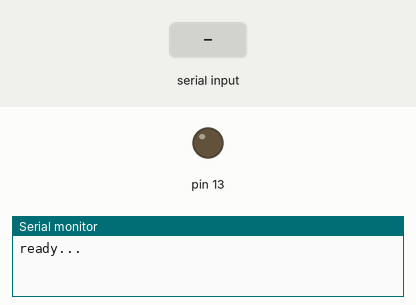
Recording of a sketch running on a simulated Arduino Uno, built with avr-gcc and run on an emulated ATmega328P. Parts: output pins drawn as LEDs (lit = HIGH), the last lines printed to the serial monitor. Inputs (shaded band) come from the test bench.

Above: at 2.2 s.
2.3 s: "a" received over the second serial link
At 3.3 s:
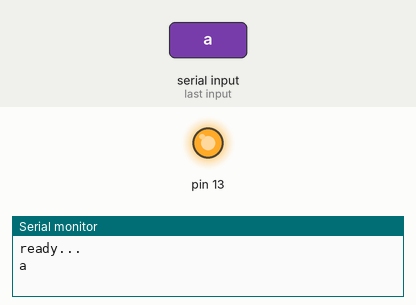
3.8 s: "s" received over the second serial link
At 4.5 s:
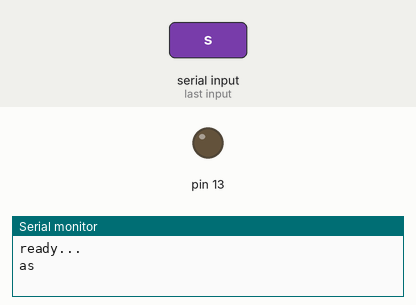
Timing chart, 0 to 6.8 s (numbered marks = the images above; inputs shaded):
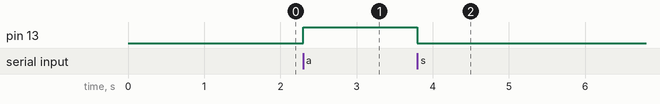

Measured:
- after the input at 2.3 s, pin 13: LOW → HIGH at once
- after the input at 3.8 s, pin 13: HIGH → LOW at once

The sketch:

245-Ricevitore.ino
```cpp
/*
 https://wiki.dfrobot.com/DF-BluetoothV3_Bluetooth_module__SKU_TEL0026_
*/

#include <SoftwareSerial.h>

SoftwareSerial BTserial(6, 7); // RX | TX
// Connect the HC-08 TX to Arduino pin 2 RX.
// Connect the HC-08 RX to Arduino pin 3 TX through a voltage divider.

#define __BAUD 38400

void setup(){
  Serial.begin(9600);
  BTserial.begin(9600);
  delay(1000);
  Serial.println("ready...");
  pinMode(13, OUTPUT);
}

void loop() {
  if (BTserial.available()) {
    char c = BTserial.read();
    Serial.write(c);
    if (c == 'a') {
      digitalWrite(13, HIGH);
    }
    if (c == 's') {
      digitalWrite(13, LOW);
    }
  }
}
```
